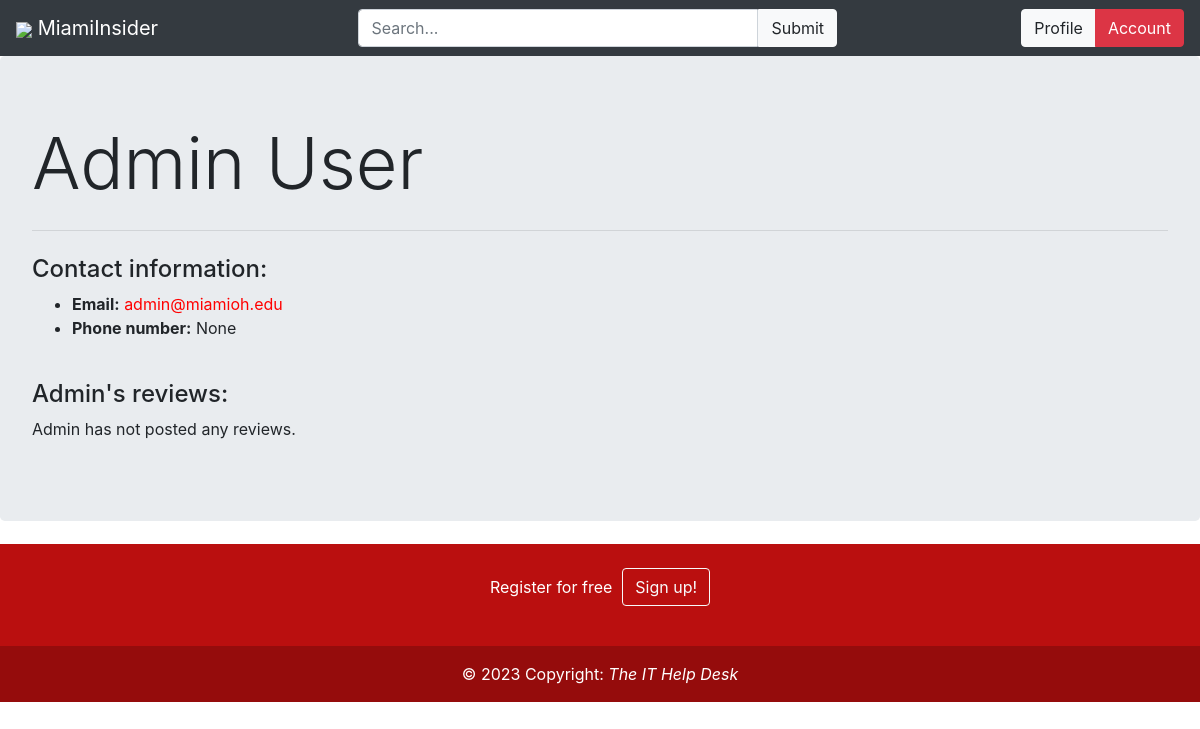
The page /profile/0 (signed in) on the database as committed earlier.
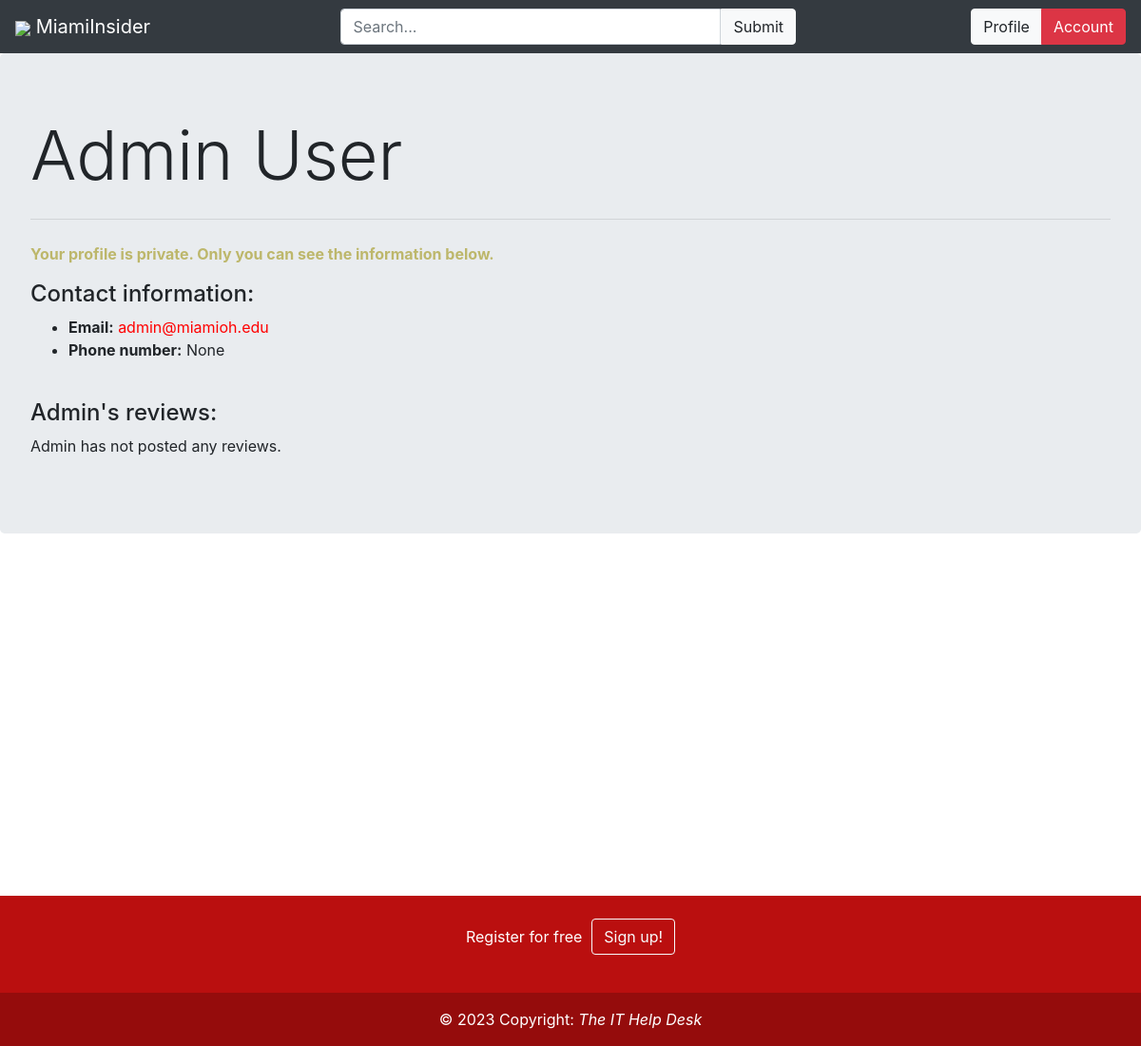
The same page on the database as committed later.
### database/models.py (models this page shows, shortened)
class User(db.Model):
    __tablename__ = "users"
    id = db.Column(db.Integer, primary_key=True)
    first_name = db.Column(db.String(30), nullable=False)
    last_name = db.Column(db.String(30), nullable=False)
    email = db.Column(db.String(60), unique=True, nullable=False)
    password = db.Column(db.String, nullable=False)
    phone = db.Column(db.String(14))
    private = db.Column(db.Boolean, nullable=False)
    permission = db.Column(db.Integer, nullable=False)

### __init__.py (the view)
@app.route('/profile/<int:id>')
def profile(id: int):
    user = User.query.filter_by(id=id).first()
    reviews = Review.query.filter_by(user_id=id).all()
    return render_template('profile.html', user=user, reviews=reviews, search_form=SearchForm())

### forms.py
class SearchForm(FlaskForm):
    query = StringField('Search...', validators=[DataRequired(), Length(min=2), validate_search_common_words])
    submit = SubmitField('Submit')

### templates/profile.html (shortened to what this page needs)
<!DOCTYPE html>
<html lang="en">
    <head>
        {% include 'utils/header-template.html' %}
        <link rel="stylesheet" href="{{ url_for('static', filename='stars.css') }}">
    </head>
    <body>
        {% include 'utils/nav-template.html' %}
        <div class="jumbotron" {% if user.private %} style="margin-bottom: 381px;" {% else %} style="margin-bottom: 23px;" {% endif %}>
            <h2 class="display-3">{{ user.first_name }} {{ user.last_name }}</h2>
            <hr class="my-4">
            {% if session.user_id == user.id and user.private %}
                {% if session.user_id == user.id %}
                    <p style="font-weight:bold;color:darkkhaki">
                        Your profile is private. Only you can see the information below.
                    </p>
                {% endif %}
                <h4 class="display-6">Contact information:</h4>
                <ul>
                    <li><strong>Email:</strong>
                        <a style="color:red" href="mailto:{{ user.contact_email }}">{{ user.email }}</a></li>
                    <li><strong>Phone number:</strong> {{ user.phone }}</li>
                </ul>
                <br>
                <h4 class="display-6">{{ user.first_name }}'s reviews:</h4>
                {% if reviews|length == 0 %} <p>{{ user.first_name }} has not posted any reviews.</p> {% endif %}
            {% else %}
            <h4 class="display-6">Contact information:</h4>
            <ul>
                <li><strong>Email:</strong>
                    <a style="color:red" href="mailto:{{ user.contact_email }}">{{ user.email }}</a></li>
                <li><strong>Phone number:</strong> {{ user.phone }}</li>
            </ul>
            <br>
            <h4 class="display-6">{{ user.first_name }}'s reviews:</h4>
            {% if reviews|length == 0 %} <p>{{ user.first_name }} has not posted any reviews.</p> {% endif %}
            {% endif %}
        </div>
        {% include 'utils/footer.html' %}
    </body>
</html>

Rows that differ between the two databases and show on the page:
changed User "Admin": private False → True (drawn)
Other text that changed with them:
text now shown: "Your profile is private. Only you can see the information below."
